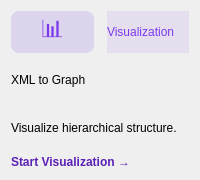
                <widget class="QFrame" name="cardGraph">
                 <property name="minimumSize"><size><width>0</width><height>180</height></size></property>
                 <property name="class" stdset="0"><string>card</string></property>
                 <property name="styleSheet">
                    <string notr="true">
                        #iconGraph { color: #7c3aed; background-color: rgba(124, 58, 237, 0.15); border-radius: 8px; }
                        #badgeGraph { background-color: rgba(124, 58, 237, 0.1); color: #7c3aed; }
                        #btnGraph { background-color: transparent; color: #5b21b6; border: none; font-weight: bold; text-align: left; }
                        #btnGraph:hover { text-decoration: underline; color: #4c1d95; }
                    </string>
                 </property>
                 <layout class="QVBoxLayout" name="vLayout8">
                  <item>
                   <layout class="QHBoxLayout" name="hLayout8">
                    <item>
                     <widget class="QLabel" name="iconGraph">
                      <property name="class" stdset="0"><string>iconLabel</string></property>
                      <property name="text"><string>📊</string></property>
                      <property name="fixedSize"><size><width>45</width><height>45</height></size></property>
                      <property name="alignment"><set>Qt::AlignCenter</set></property>
                      <property name="font"><font><pointsize>18</pointsize></font></property>
                     </widget>
                    </item>
                    <item><spacer name="s8"><property name="orientation"><enum>Qt::Horizontal</enum></property></spacer></item>
                    <item>
                     <widget class="QLabel" name="badgeGraph">
                      <property name="class" stdset="0"><string>badgeLabel</string></property>
                      <property name="text"><string>Visualization</string></property>
                     </widget>
                    </item>
                   </layout>
                  </item>
                  <item>
                   <widget class="QLabel" name="title8">
                    <property name="class" stdset="0"><string>cardTitle</string></property>
                    <property name="text"><string>XML to Graph</string></property>
                   </widget>
                  </item>
                  <item>
                   <widget class="QLabel" name="desc8">
                    <property name="class" stdset="0"><string>cardDesc</string></property>
                    <property name="text"><string>Visualize hierarchical structure.</string></property>
                    <property name="wordWrap"><bool>true</bool></property>
                   </widget>
                  </item>
                  <item>
                   <widget class="QPushButton" name="btnGraph">
                    <property name="class" stdset="0"><string>actionBtn</string></property>
                    <property name="text"><string>Start Visualization →</string></property>
                    <property name="cursor"><cursorShape>PointingHandCursor</cursorShape></property>
                   </widget>
                  </item>
                 </layout>
                </widget>
